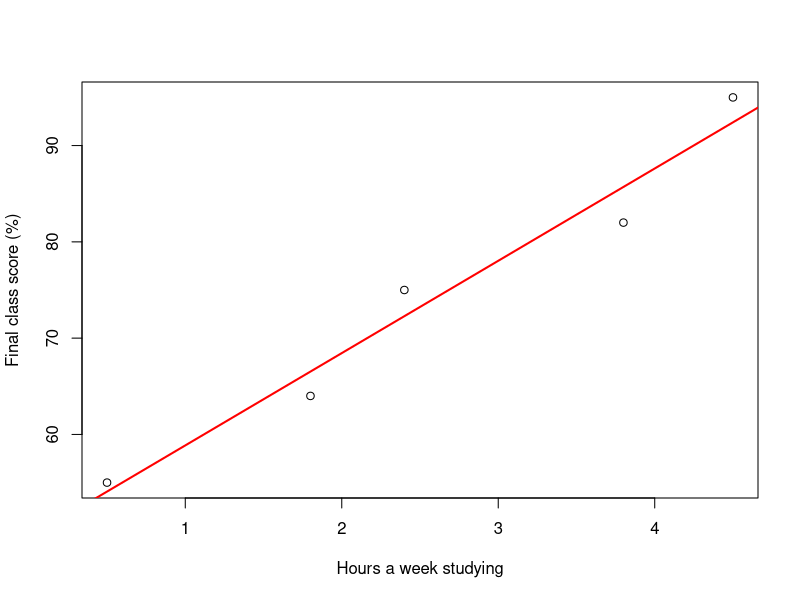
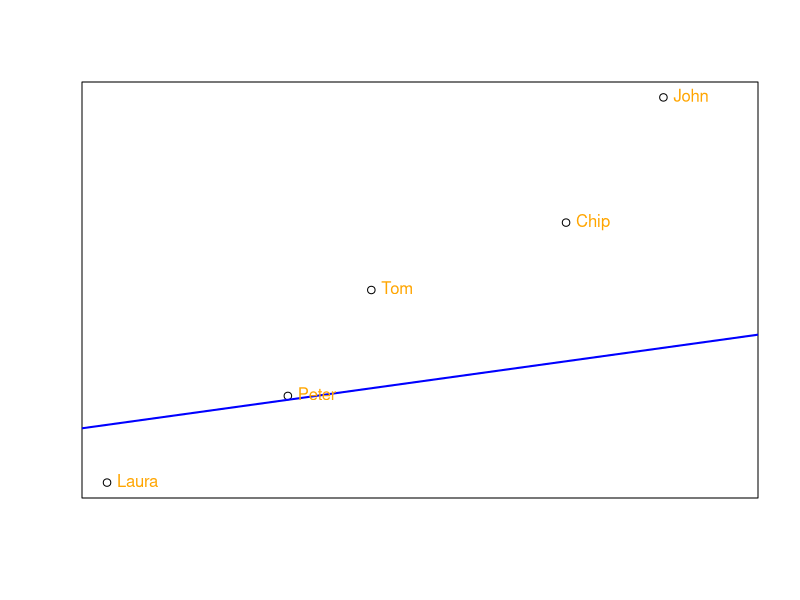
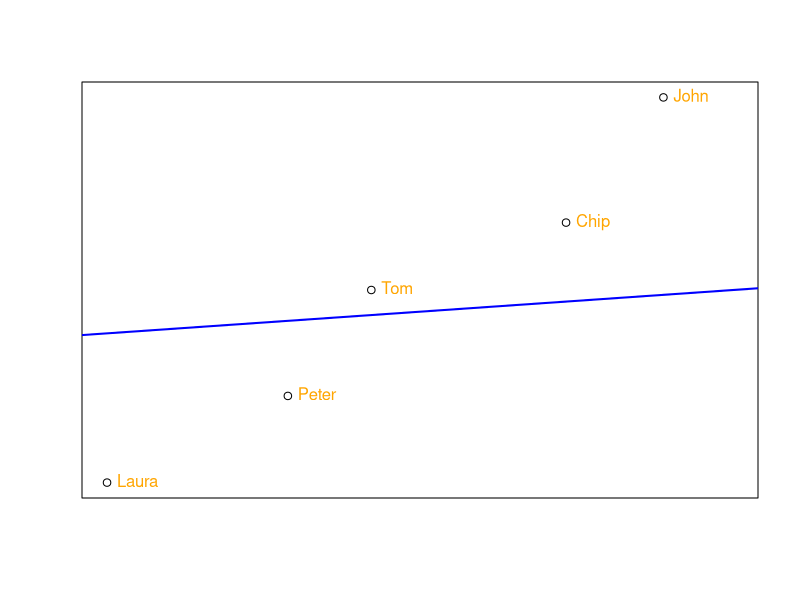
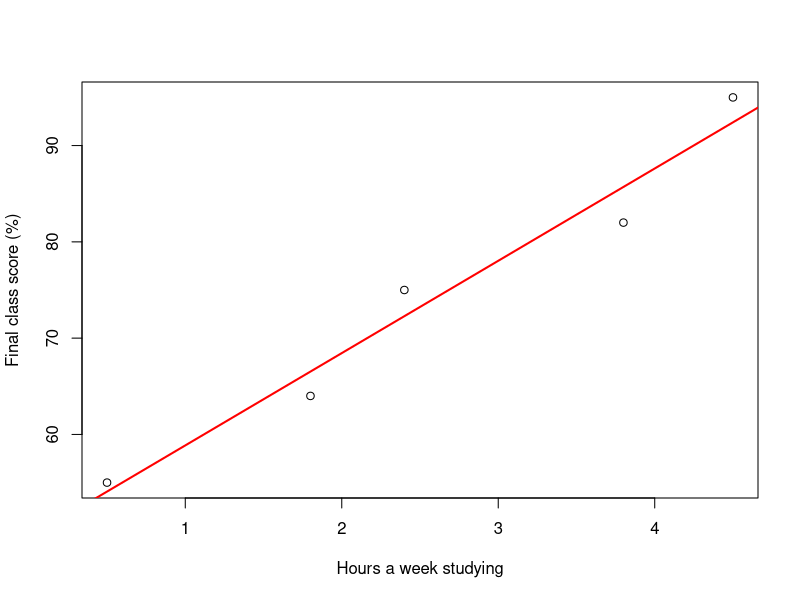
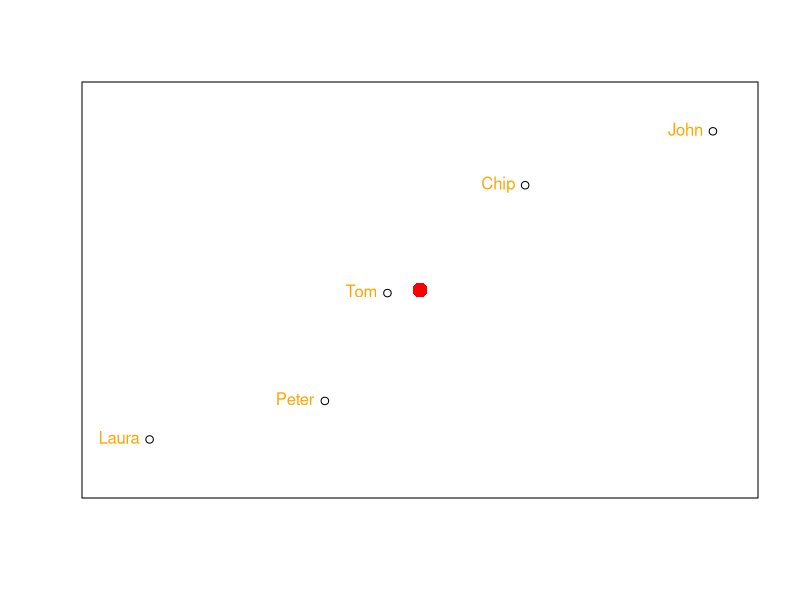
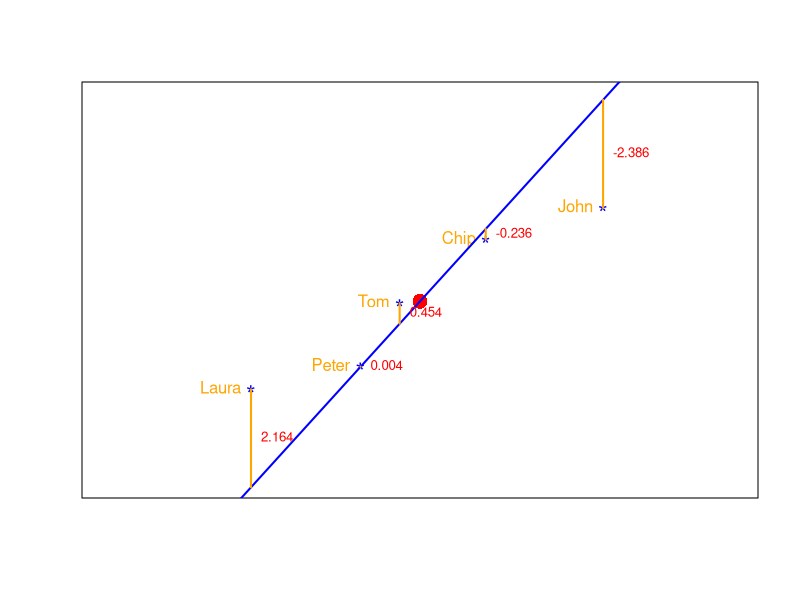

Reproduce these figures in R, in order. (Note: this script raises an error after producing the figures.)
## ---- chunk 1
X=c(0.5, 1.8, 2.4, 3.8, 4.5)
Y=c(55, 64, 75, 82,95)



#now let's do the plot
plot(Y~X,xlab="Hours a week studying", ylab="Final class score (%)")
abline(lm(Y ~ X),  col="red",lwd=2)
## ---- chunk 2
X=c(0.5, 1.8, 2.4, 3.8, 4.5)
Y=c(55, 64, 75, 82,95)

LM=lm(Y ~ X)

#now let's do the plot
plot(Y~X,xlim=c(0.5,5),xaxt = 'n',yaxt = 'n', ann=FALSE)
abline(60, 2 ,col="blue",lwd=2)

Names=c("Laura", "Peter", "Tom", "Chip","John")
text(X,Y,labels=Names,pos=4, col="orange")
## ---- chunk 3
X=c(0.5, 1.8, 2.4, 3.8, 4.5)
Y=c(55, 64, 75, 82,95)

LM=lm(Y ~ X)

#now let's do the plot
plot(Y~X,xlim=c(0.5,5),xaxt = 'n',yaxt = 'n', ann=FALSE)
abline(70, 1 ,col="blue",lwd=2)

Names=c("Laura", "Peter", "Tom", "Chip","John")
text(X,Y,labels=Names,pos=4, col="orange")
## ---- chunk 4
X=c(0.5, 1.8, 2.4, 3.8, 4.5)
Y=c(55, 64, 75, 82,95)

LM=lm(Y ~ X)

#now let's do the plot
plot(Y~X,xlab="Hours a week studying", ylab="Final class score (%)")
abline(LM$coefficients[1], LM$coefficients[2] ,col="red",lwd=2)
## ---- chunk 5
#lets use the same data we have been using so far for time studying and grades
X=c(0.5, 1.9, 2.4, 3.5, 5) #hours studying
Y=c(0.7, 1.2, 2.6, 4,4.7)       #grades

MeanX=mean(X)
MeanY=mean(Y)

ValsX=X-MeanX
ValsY=Y-MeanY

MeanX=mean(ValsX)
MeanY=mean(ValsY)

#now let's do the plot
plot(ValsY~ValsX,xlab="X", ylab="Y",xlim=c(-2.5,2.5),ylim=c(-2.5,2.5),xaxt = 'n',yaxt = 'n', ann=FALSE)

Names=c("Laura", "Peter", "Tom", "Chip","John")
text(ValsX,ValsY,labels=Names,pos=2, col="orange")
points(MeanX,MeanY, col="red",pch=16, cex=2)

## ---- chunk 6
Slope=1.9
Predicted=Slope*ValsX
Residuals=round (ValsY-Predicted,3)
#now let's do the plot
plot(ValsY~ValsX,xlab="X", ylab="Y",xlim=c(-4,4),ylim=c(-4,4.5),xaxt = 'n',yaxt = 'n', ann=FALSE, col="blue",pch="*", cex=1.5)

Names=c("Laura", "Peter", "Tom", "Chip","John")
text(ValsX,ValsY,labels=Names,pos=2, col="orange")
points(MeanX,MeanY, col="red",pch=16, cex=2)

abline(0,Slope,lwd=2, col="blue")

segments(ValsX,ValsY, ValsX, Predicted, col="orange", lty=1,lwd=2)

text(ValsX,(ValsY-Residuals/2),labels=Residuals,pos=4, col="red",cex=.8)

## ---- chunk 7
knitr::include_graphics("images/slope.GIF")
## ---- chunk 8
 library(RColorBrewer)
ColSca <- rev(brewer.pal(9, 'YlOrRd'))   #From discrete colors  brewer.pal(9,"YlOrRd")
ColSca <- colorRampPalette(ColSca)  #to continuous

#ColSca = colorRampPalette(heat.colors(10))

Data=data.frame(Slope=c(),SSE=c())

for (Slope in seq(2.5, 0, by=-.1)){
  Predicted=Slope*ValsX
  Residuals=round (ValsY-Predicted,3)
  SSE= round(sum(Residuals^2),4)

Results=data.frame(Slope=Slope,SSE=SSE)
Data=rbind(Data,Results)

}

Data$colors= ColSca(100)[cut(Data$SSE, breaks = seq(0.9, 27.5, len = 100))] 

Data$Line=1:nrow(Data)

plot(Data$SSE~Data$Line, xlab="Line number", ylab="SSE")

Winner=Data[which.min(Data$SSE),]
points(Winner$Line,Winner$SSE, pch="*",cex=4, col="red")

## ---- chunk 9
library(TeachingDemos)
X=c(0.5, 1.8, 2.4, 3.8, 4.5)
Y=c(55, 64, 75, 82,95)

LM=lm(Y ~ X)
predicted <- predict(LM) 
residuals <- round(residuals(LM),1)

#now let's do the plot
plot(Y~X,xaxt = 'n',yaxt = 'n', ann=FALSE,xlim=c(0,5))
abline(LM$coefficients[1], LM$coefficients[2] ,col="blue",lwd=2)

segments(X,Y, X, predicted, col="orange", lty=1,lwd=2)

shadowtext(X,(Y-residuals/2),labels=residuals,pos=4, col="orange")
